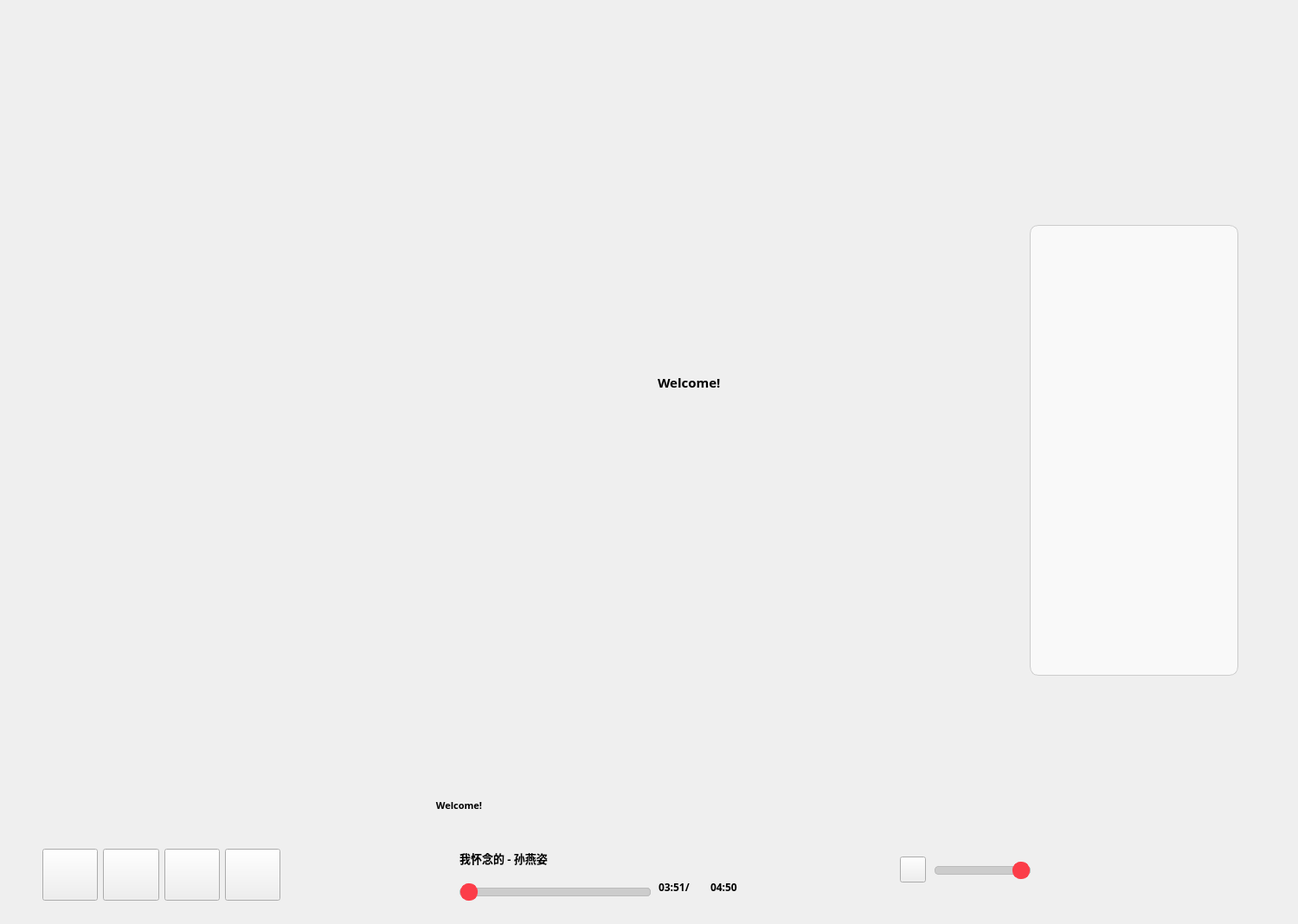
<?xml version="1.0" encoding="UTF-8"?>
<ui version="4.0">
 <class>Widget</class>
 <widget class="QWidget" name="Widget">
  <property name="geometry">
   <rect>
    <x>0</x>
    <y>0</y>
    <width>1500</width>
    <height>1068</height>
   </rect>
  </property>
  <property name="windowTitle">
   <string>Widget</string>
  </property>
  <widget class="QLabel" name="currentLyric">
   <property name="geometry">
    <rect>
     <x>320</x>
     <y>910</y>
     <width>421</width>
     <height>41</height>
    </rect>
   </property>
   <property name="font">
    <font>
     <family>微软雅黑</family>
     <pointsize>8</pointsize>
     <weight>75</weight>
     <bold>true</bold>
    </font>
   </property>
   <property name="text">
    <string>Welcome!</string>
   </property>
   <property name="alignment">
    <set>Qt::AlignCenter</set>
   </property>
  </widget>
  <widget class="QWidget" name="layoutWidget">
   <property name="geometry">
    <rect>
     <x>40</x>
     <y>960</y>
     <width>1171</width>
     <height>103</height>
    </rect>
   </property>
   <layout class="QHBoxLayout" name="horizontalLayout_3">
    <item>
     <widget class="QWidget" name="widget" native="true">
      <property name="minimumSize">
       <size>
        <width>293</width>
        <height>86</height>
       </size>
      </property>
      <layout class="QHBoxLayout" name="horizontalLayout">
       <item>
        <widget class="QPushButton" name="prevBtn">
         <property name="minimumSize">
          <size>
           <width>60</width>
           <height>60</height>
          </size>
         </property>
         <property name="text">
          <string/>
         </property>
        </widget>
       </item>
       <item>
        <widget class="QPushButton" name="playerBtn">
         <property name="minimumSize">
          <size>
           <width>60</width>
           <height>60</height>
          </size>
         </property>
         <property name="text">
          <string/>
         </property>
        </widget>
       </item>
       <item>
        <widget class="QPushButton" name="nextBtn">
         <property name="minimumSize">
          <size>
           <width>60</width>
           <height>60</height>
          </size>
         </property>
         <property name="text">
          <string/>
         </property>
        </widget>
       </item>
       <item>
        <widget class="QPushButton" name="modeBtn">
         <property name="minimumSize">
          <size>
           <width>60</width>
           <height>60</height>
          </size>
         </property>
         <property name="text">
          <string/>
         </property>
        </widget>
       </item>
      </layout>
     </widget>
    </item>
    <item>
     <spacer name="horizontalSpacer_2">
      <property name="minimumSize">
       <size>
        <width>21</width>
        <height>23</height>
       </size>
      </property>
      <property name="orientation">
       <enum>Qt::Horizontal</enum>
      </property>
      <property name="sizeHint" stdset="0">
       <size>
        <width>18</width>
        <height>20</height>
       </size>
      </property>
     </spacer>
    </item>
    <item>
     <widget class="QWidget" name="widget_2" native="true">
      <property name="minimumSize">
       <size>
        <width>461</width>
        <height>101</height>
       </size>
      </property>
      <widget class="QLabel" name="albumPic">
       <property name="geometry">
        <rect>
         <x>10</x>
         <y>20</y>
         <width>60</width>
         <height>60</height>
        </rect>
       </property>
       <property name="minimumSize">
        <size>
         <width>60</width>
         <height>60</height>
        </size>
       </property>
       <property name="text">
        <string/>
       </property>
      </widget>
      <widget class="QSlider" name="processBar">
       <property name="geometry">
        <rect>
         <x>80</x>
         <y>60</y>
         <width>221</width>
         <height>22</height>
        </rect>
       </property>
       <property name="sizePolicy">
        <sizepolicy hsizetype="Preferred" vsizetype="Preferred">
         <horstretch>0</horstretch>
         <verstretch>0</verstretch>
        </sizepolicy>
       </property>
       <property name="styleSheet">
        <string notr="true">QSlider::groove:horizontal {
    border: 1px solid #bbb; /* 滑槽的边框颜色 */
    background: #ccc; /* 滑槽的背景颜色 */
    height: 8px; /* 滑槽的高度 */
    border-radius: 4px; /* 滑槽的圆角半径 */
}
 
QSlider::handle:horizontal {
    background: #FC3D49; /* 滑块的背景颜色 */
    border: 1px solid #FC3D49; /* 滑块的边框颜色 */
    width: 18px; /* 滑块的宽度 */
    height: 18px; /* 滑块的高度 */
    border-radius: 9px; /* 滑块的圆角半径，确保滑块是圆形 */
    margin: -6px 0; /* 滑块超出滑槽的边距 */
}
 
QSlider::sub-page:horizontal {
    /* 使用线性渐变实现已通过部分的渐变效果 */
    background: qlineargradient(
        spread: pad, /* 填充模式 */
        x1: 0, y1: 0, /* 起点位置 */
        x2: 1, y2: 0, /* 终点位置（水平渐变） */
        stop: 0 #FC3D49, /* 起始颜色 */
        stop: 1 #fc9c9e /* 结束颜色 */
    );
    /*border: 1px solid #FC3D49; /* 已通过部分的边框颜色 */
    height: 8px; /* 已通过部分的高度 */
    border-radius: 4px; /* 已通过部分的圆角半径 */
}
 
QSlider::add-page:horizontal {
    background: #ccc; /* 未通过部分的背景颜色 */
    border: 1px solid #bbb; /* 未通过部分的边框颜色 */
    height: 8px; /* 未通过部分的高度 */
    border-radius: 4px; /* 未通过部分的圆角半径 */
}
</string>
       </property>
       <property name="orientation">
        <enum>Qt::Horizontal</enum>
       </property>
      </widget>
      <widget class="QLabel" name="songName">
       <property name="geometry">
        <rect>
         <x>80</x>
         <y>20</y>
         <width>180</width>
         <height>23</height>
        </rect>
       </property>
       <property name="font">
        <font>
         <family>Microsoft YaHei UI Light</family>
         <pointsize>10</pointsize>
         <weight>75</weight>
         <bold>true</bold>
        </font>
       </property>
       <property name="text">
        <string>我怀念的 - 孙燕姿</string>
       </property>
      </widget>
      <widget class="QLabel" name="currentTime">
       <property name="geometry">
        <rect>
         <x>310</x>
         <y>50</y>
         <width>61</width>
         <height>30</height>
        </rect>
       </property>
       <property name="font">
        <font>
         <family>微软雅黑 Light</family>
         <weight>75</weight>
         <bold>true</bold>
        </font>
       </property>
       <property name="text">
        <string>03:51/</string>
       </property>
      </widget>
      <widget class="QLabel" name="totalTime">
       <property name="geometry">
        <rect>
         <x>370</x>
         <y>50</y>
         <width>60</width>
         <height>30</height>
        </rect>
       </property>
       <property name="font">
        <font>
         <family>微软雅黑 Light</family>
         <weight>75</weight>
         <bold>true</bold>
        </font>
       </property>
       <property name="text">
        <string>04:50</string>
       </property>
      </widget>
     </widget>
    </item>
    <item>
     <spacer name="horizontalSpacer_3">
      <property name="minimumSize">
       <size>
        <width>21</width>
        <height>23</height>
       </size>
      </property>
      <property name="orientation">
       <enum>Qt::Horizontal</enum>
      </property>
      <property name="sizeHint" stdset="0">
       <size>
        <width>18</width>
        <height>20</height>
       </size>
      </property>
     </spacer>
    </item>
    <item>
     <widget class="QWidget" name="widget_3" native="true">
      <property name="minimumSize">
       <size>
        <width>181</width>
        <height>80</height>
       </size>
      </property>
      <widget class="QSlider" name="soundBar">
       <property name="geometry">
        <rect>
         <x>50</x>
         <y>35</y>
         <width>111</width>
         <height>22</height>
        </rect>
       </property>
       <property name="styleSheet">
        <string notr="true">QSlider::groove:horizontal {
    border: 1px solid #bbb; /* 滑槽的边框颜色 */
    background: #ccc; /* 滑槽的背景颜色 */
    height: 8px; /* 滑槽的高度 */
    border-radius: 4px; /* 滑槽的圆角半径 */
}
 
QSlider::handle:horizontal {
    background: #FC3D49; /* 滑块的背景颜色 */
    border: 1px solid #FC3D49; /* 滑块的边框颜色 */
    width: 18px; /* 滑块的宽度 */
    height: 18px; /* 滑块的高度 */
    border-radius: 9px; /* 滑块的圆角半径，确保滑块是圆形 */
    margin: -6px 0; /* 滑块超出滑槽的边距 */
}
 
QSlider::sub-page:horizontal {
    /* 使用线性渐变实现已通过部分的渐变效果 */
    background: qlineargradient(
        spread: pad, /* 填充模式 */
        x1: 0, y1: 0, /* 起点位置 */
        x2: 1, y2: 0, /* 终点位置（水平渐变） */
        stop: 0 #FC3D49, /* 起始颜色 */
        stop: 1 #fc9c9e /* 结束颜色 */
    );
    /*border: 1px solid #FC3D49; /* 已通过部分的边框颜色 */
    height: 8px; /* 已通过部分的高度 */
    border-radius: 4px; /* 已通过部分的圆角半径 */
}
 
QSlider::add-page:horizontal {
    background: #ccc; /* 未通过部分的背景颜色 */
    border: 1px solid #bbb; /* 未通过部分的边框颜色 */
    height: 8px; /* 未通过部分的高度 */
    border-radius: 4px; /* 未通过部分的圆角半径 */
}</string>
       </property>
       <property name="value">
        <number>99</number>
       </property>
       <property name="orientation">
        <enum>Qt::Horizontal</enum>
       </property>
      </widget>
      <widget class="QPushButton" name="soundBtn">
       <property name="geometry">
        <rect>
         <x>10</x>
         <y>30</y>
         <width>30</width>
         <height>30</height>
        </rect>
       </property>
       <property name="text">
        <string/>
       </property>
      </widget>
     </widget>
    </item>
   </layout>
  </widget>
  <widget class="QListWidget" name="musicList">
   <property name="geometry">
    <rect>
     <x>1190</x>
     <y>260</y>
     <width>241</width>
     <height>521</height>
    </rect>
   </property>
   <property name="sizePolicy">
    <sizepolicy hsizetype="Preferred" vsizetype="Preferred">
     <horstretch>0</horstretch>
     <verstretch>0</verstretch>
    </sizepolicy>
   </property>
   <property name="minimumSize">
    <size>
     <width>200</width>
     <height>150</height>
    </size>
   </property>
   <property name="font">
    <font>
     <pointsize>10</pointsize>
     <weight>75</weight>
     <bold>true</bold>
    </font>
   </property>
   <property name="styleSheet">
    <string notr="true">/* 设置 QListWidget 的整体外观，圆角和背景颜色 */
QListWidget {
    border: 1px solid #ccc;
    border-radius: 10px; /* 圆角 */
    background-color: #f9f9f9; /* 背景色 */
    padding: 5px;
	outline:0px;
}

/* 设置 QListWidget 中每个选项的默认外观 */
QListWidget::item {
    border: 1px solid transparent;
    border-radius: 5px; /* 圆角 */
    background-color: #ffffff; /* 默认选项背景色 */
    padding: 8px;
    margin: 3px; /* 每个选项的间距 */
    color: #333; /* 字体颜色 */
    font-size: 14px;
}

/* 鼠标悬停时的效果 */
QListWidget::item:hover {
    background-color: #ffe6e8; /* 悬停背景色 */
    /*border: 1px solid #91d5ff; /* 悬停时的边框颜色 */
}

/* 选中状态的效果 */
QListWidget::item:selected {
    background-color: #FC3D49; /* 选中背景色 */
    /*border: 1px solid #69c0ff; /* 选中边框颜色 */
    color: #ffffff; /* 选中文字颜色 */
}


/* 自定义滑动条的样式 */
QScrollBar:vertical {
    border: none; /* 移除边框 */
    background: #f0f0f0; /* 滑动条背景色 */
    width: 8px; /* 设置滑动条宽度 */
    margin: 0px 0px 0px 0px; /* 滑动条上下的边距 */
    border-radius: 4px; /* 圆角效果 */
}

QScrollBar::handle:vertical {
    background: #bfbfbf; /* 滑块颜色 */
    border-radius: 4px; /* 圆角效果 */
    min-height: 20px; /* 滑块的最小高度 */
}

QScrollBar::handle:vertical:hover {
    background: #a6a6a6; /* 悬停时滑块的颜色 */
}

QScrollBar::add-line:vertical, QScrollBar::sub-line:vertical {
    background: none; /* 隐藏滑动条上下的按钮 */
    height: 0px; /* 移除按钮高度 */
    width: 0px;
}

/* 防止滑块超出范围 */
QScrollBar::add-page:vertical, QScrollBar::sub-page:vertical {
    background: none;
}

</string>
   </property>
  </widget>
  <widget class="RotateWidget" name="PostWidget" native="true">
   <property name="geometry">
    <rect>
     <x>370</x>
     <y>340</y>
     <width>300</width>
     <height>300</height>
    </rect>
   </property>
   <property name="sizePolicy">
    <sizepolicy hsizetype="Fixed" vsizetype="Fixed">
     <horstretch>0</horstretch>
     <verstretch>0</verstretch>
    </sizepolicy>
   </property>
   <property name="minimumSize">
    <size>
     <width>300</width>
     <height>300</height>
    </size>
   </property>
  </widget>
  <widget class="QWidget" name="widget_4" native="true">
   <property name="geometry">
    <rect>
     <x>760</x>
     <y>310</y>
     <width>276</width>
     <height>370</height>
    </rect>
   </property>
   <layout class="QVBoxLayout" name="verticalLayout">
    <item>
     <widget class="QLabel" name="lyricLabel_1">
      <property name="minimumSize">
       <size>
        <width>200</width>
        <height>40</height>
       </size>
      </property>
      <property name="text">
       <string/>
      </property>
      <property name="alignment">
       <set>Qt::AlignLeading|Qt::AlignLeft|Qt::AlignVCenter</set>
      </property>
      <property name="wordWrap">
       <bool>true</bool>
      </property>
     </widget>
    </item>
    <item>
     <widget class="QLabel" name="lyricLabel_2">
      <property name="minimumSize">
       <size>
        <width>200</width>
        <height>40</height>
       </size>
      </property>
      <property name="text">
       <string/>
      </property>
      <property name="alignment">
       <set>Qt::AlignLeading|Qt::AlignLeft|Qt::AlignVCenter</set>
      </property>
      <property name="wordWrap">
       <bool>true</bool>
      </property>
     </widget>
    </item>
    <item>
     <widget class="QLabel" name="lyricLabel_3">
      <property name="minimumSize">
       <size>
        <width>250</width>
        <height>50</height>
       </size>
      </property>
      <property name="font">
       <font>
        <family>微软雅黑</family>
        <pointsize>11</pointsize>
        <weight>75</weight>
        <bold>true</bold>
        <underline>false</underline>
       </font>
      </property>
      <property name="text">
       <string>Welcome!</string>
      </property>
      <property name="alignment">
       <set>Qt::AlignLeading|Qt::AlignLeft|Qt::AlignVCenter</set>
      </property>
      <property name="wordWrap">
       <bool>true</bool>
      </property>
     </widget>
    </item>
    <item>
     <widget class="QLabel" name="lyricLabel_4">
      <property name="minimumSize">
       <size>
        <width>200</width>
        <height>40</height>
       </size>
      </property>
      <property name="text">
       <string/>
      </property>
      <property name="alignment">
       <set>Qt::AlignLeading|Qt::AlignLeft|Qt::AlignVCenter</set>
      </property>
      <property name="wordWrap">
       <bool>true</bool>
      </property>
     </widget>
    </item>
    <item>
     <widget class="QLabel" name="lyricLabel_5">
      <property name="minimumSize">
       <size>
        <width>200</width>
        <height>40</height>
       </size>
      </property>
      <property name="text">
       <string/>
      </property>
      <property name="alignment">
       <set>Qt::AlignLeading|Qt::AlignLeft|Qt::AlignVCenter</set>
      </property>
      <property name="wordWrap">
       <bool>true</bool>
      </property>
     </widget>
    </item>
    <item>
     <widget class="QLabel" name="lyricLabel_6">
      <property name="minimumSize">
       <size>
        <width>200</width>
        <height>40</height>
       </size>
      </property>
      <property name="text">
       <string/>
      </property>
      <property name="alignment">
       <set>Qt::AlignLeading|Qt::AlignLeft|Qt::AlignVCenter</set>
      </property>
      <property name="wordWrap">
       <bool>true</bool>
      </property>
     </widget>
    </item>
    <item>
     <widget class="QLabel" name="lyricLabel_7">
      <property name="minimumSize">
       <size>
        <width>200</width>
        <height>40</height>
       </size>
      </property>
      <property name="text">
       <string/>
      </property>
      <property name="alignment">
       <set>Qt::AlignLeading|Qt::AlignLeft|Qt::AlignVCenter</set>
      </property>
      <property name="wordWrap">
       <bool>true</bool>
      </property>
     </widget>
    </item>
   </layout>
  </widget>
 </widget>
 <customwidgets>
  <customwidget>
   <class>RotateWidget</class>
   <extends>QWidget</extends>
   <header location="global">rotatewidget.h</header>
   <container>1</container>
  </customwidget>
 </customwidgets>
 <resources/>
 <connections/>
</ui>
